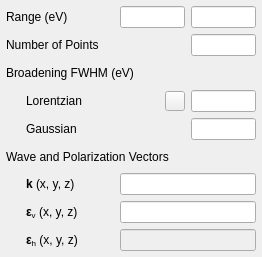
<?xml version="1.0" encoding="UTF-8"?>
<ui version="4.0">
 <class>axis</class>
 <widget class="QWidget" name="axis">
  <property name="geometry">
   <rect>
    <x>0</x>
    <y>0</y>
    <width>262</width>
    <height>257</height>
   </rect>
  </property>
  <property name="windowTitle">
   <string>Axis</string>
  </property>
  <layout class="QVBoxLayout" name="verticalLayout">
   <property name="leftMargin">
    <number>6</number>
   </property>
   <property name="topMargin">
    <number>6</number>
   </property>
   <property name="rightMargin">
    <number>6</number>
   </property>
   <property name="bottomMargin">
    <number>6</number>
   </property>
   <item>
    <layout class="QGridLayout" name="topGridLayout">
     <property name="spacing">
      <number>6</number>
     </property>
     <item row="1" column="0">
      <widget class="QLabel" name="nPointsLabel">
       <property name="text">
        <string>Number of Points</string>
       </property>
      </widget>
     </item>
     <item row="0" column="1">
      <widget class="DoubleLineEdit" name="startLineEdit">
       <property name="minimumSize">
        <size>
         <width>65</width>
         <height>0</height>
        </size>
       </property>
       <property name="maximumSize">
        <size>
         <width>65</width>
         <height>16777215</height>
        </size>
       </property>
       <property name="alignment">
        <set>Qt::AlignRight|Qt::AlignTrailing|Qt::AlignVCenter</set>
       </property>
      </widget>
     </item>
     <item row="0" column="2">
      <widget class="DoubleLineEdit" name="stopLineEdit">
       <property name="minimumSize">
        <size>
         <width>65</width>
         <height>0</height>
        </size>
       </property>
       <property name="maximumSize">
        <size>
         <width>65</width>
         <height>16777215</height>
        </size>
       </property>
       <property name="alignment">
        <set>Qt::AlignRight|Qt::AlignTrailing|Qt::AlignVCenter</set>
       </property>
      </widget>
     </item>
     <item row="1" column="2">
      <widget class="IntLineEdit" name="nPointsLineEdit">
       <property name="minimumSize">
        <size>
         <width>65</width>
         <height>0</height>
        </size>
       </property>
       <property name="maximumSize">
        <size>
         <width>65</width>
         <height>16777215</height>
        </size>
       </property>
       <property name="alignment">
        <set>Qt::AlignRight|Qt::AlignTrailing|Qt::AlignVCenter</set>
       </property>
      </widget>
     </item>
     <item row="0" column="0">
      <widget class="QLabel" name="rangeLabel">
       <property name="text">
        <string>Range (eV)</string>
       </property>
      </widget>
     </item>
    </layout>
   </item>
   <item>
    <widget class="QLabel" name="broadeningLabel">
     <property name="text">
      <string>Broadening FWHM (eV)</string>
     </property>
    </widget>
   </item>
   <item>
    <layout class="QGridLayout" name="broadeningsGridLayout">
     <property name="spacing">
      <number>6</number>
     </property>
     <item row="1" column="3">
      <widget class="DoubleLineEdit" name="gaussianLineEdit">
       <property name="sizePolicy">
        <sizepolicy hsizetype="Fixed" vsizetype="Fixed">
         <horstretch>0</horstretch>
         <verstretch>0</verstretch>
        </sizepolicy>
       </property>
       <property name="maximumSize">
        <size>
         <width>65</width>
         <height>16777215</height>
        </size>
       </property>
       <property name="alignment">
        <set>Qt::AlignRight|Qt::AlignTrailing|Qt::AlignVCenter</set>
       </property>
      </widget>
     </item>
     <item row="1" column="1">
      <widget class="QLabel" name="gaussianLabel">
       <property name="text">
        <string>Gaussian</string>
       </property>
      </widget>
     </item>
     <item row="1" column="0">
      <spacer name="gaussianLeftSpacer">
       <property name="sizeType">
        <enum>QSizePolicy::Fixed</enum>
       </property>
       <property name="sizeHint" stdset="0">
        <size>
         <width>20</width>
         <height>0</height>
        </size>
       </property>
      </spacer>
     </item>
     <item row="0" column="1">
      <widget class="QLabel" name="lorentzianLabel">
       <property name="text">
        <string>Lorentzian</string>
       </property>
      </widget>
     </item>
     <item row="0" column="0">
      <spacer name="lorentzianLeftSpacer">
       <property name="sizeType">
        <enum>QSizePolicy::Fixed</enum>
       </property>
       <property name="sizeHint" stdset="0">
        <size>
         <width>20</width>
         <height>0</height>
        </size>
       </property>
      </spacer>
     </item>
     <item row="0" column="2">
      <widget class="QToolButton" name="lorentzianToolButton">
       <property name="maximumSize">
        <size>
         <width>20</width>
         <height>20</height>
        </size>
       </property>
       <property name="toolTip">
        <string>Lorentzian settings</string>
       </property>
      </widget>
     </item>
     <item row="0" column="3">
      <widget class="DoubleLineEdit" name="lorentzianLineEdit">
       <property name="maximumSize">
        <size>
         <width>65</width>
         <height>16777215</height>
        </size>
       </property>
       <property name="alignment">
        <set>Qt::AlignRight|Qt::AlignTrailing|Qt::AlignVCenter</set>
       </property>
      </widget>
     </item>
    </layout>
   </item>
   <item>
    <widget class="QLabel" name="vectorsLabel">
     <property name="text">
      <string>Wave and Polarization Vectors</string>
     </property>
    </widget>
   </item>
   <item>
    <layout class="QGridLayout" name="vectorsGridLayout">
     <property name="spacing">
      <number>6</number>
     </property>
     <item row="1" column="1">
      <widget class="QLabel" name="e1Label">
       <property name="text">
        <string>&lt;html&gt;&lt;head/&gt;&lt;body&gt;&lt;p&gt;&lt;span style=&quot; font-weight:600;&quot;&gt;ε&lt;/span&gt;&lt;span style=&quot; vertical-align:sub;&quot;&gt;v&lt;/span&gt; (x, y, z)&lt;/p&gt;&lt;/body&gt;&lt;/html&gt;</string>
       </property>
      </widget>
     </item>
     <item row="0" column="1">
      <widget class="QLabel" name="kLabel">
       <property name="text">
        <string>&lt;html&gt;&lt;head/&gt;&lt;body&gt;&lt;p&gt;&lt;span style=&quot; font-weight:600;&quot;&gt;k&lt;/span&gt; (x, y, z)&lt;/p&gt;&lt;/body&gt;&lt;/html&gt;</string>
       </property>
      </widget>
     </item>
     <item row="1" column="2">
      <widget class="Vector3DLineEdit" name="e1LineEdit">
       <property name="enabled">
        <bool>true</bool>
       </property>
       <property name="maximumSize">
        <size>
         <width>136</width>
         <height>16777215</height>
        </size>
       </property>
       <property name="alignment">
        <set>Qt::AlignRight|Qt::AlignTrailing|Qt::AlignVCenter</set>
       </property>
      </widget>
     </item>
     <item row="1" column="0">
      <spacer name="e1LeftSpacer">
       <property name="sizeType">
        <enum>QSizePolicy::Fixed</enum>
       </property>
       <property name="sizeHint" stdset="0">
        <size>
         <width>20</width>
         <height>0</height>
        </size>
       </property>
      </spacer>
     </item>
     <item row="0" column="0">
      <spacer name="kLeftSpacer">
       <property name="sizeType">
        <enum>QSizePolicy::Fixed</enum>
       </property>
       <property name="sizeHint" stdset="0">
        <size>
         <width>20</width>
         <height>0</height>
        </size>
       </property>
      </spacer>
     </item>
     <item row="0" column="2">
      <widget class="Vector3DLineEdit" name="kLineEdit">
       <property name="maximumSize">
        <size>
         <width>136</width>
         <height>16777215</height>
        </size>
       </property>
       <property name="text">
        <string/>
       </property>
       <property name="alignment">
        <set>Qt::AlignRight|Qt::AlignTrailing|Qt::AlignVCenter</set>
       </property>
      </widget>
     </item>
     <item row="2" column="0">
      <spacer name="e2LeftSpacer">
       <property name="sizeType">
        <enum>QSizePolicy::Fixed</enum>
       </property>
       <property name="sizeHint" stdset="0">
        <size>
         <width>20</width>
         <height>0</height>
        </size>
       </property>
      </spacer>
     </item>
     <item row="2" column="1">
      <widget class="QLabel" name="e2Label">
       <property name="text">
        <string>&lt;html&gt;&lt;head/&gt;&lt;body&gt;&lt;p&gt;&lt;span style=&quot; font-weight:600;&quot;&gt;ε&lt;/span&gt;&lt;span style=&quot; vertical-align:sub;&quot;&gt;h&lt;/span&gt; (x, y, z)&lt;/p&gt;&lt;/body&gt;&lt;/html&gt;</string>
       </property>
      </widget>
     </item>
     <item row="2" column="2">
      <widget class="Vector3DLineEdit" name="e2LineEdit">
       <property name="enabled">
        <bool>false</bool>
       </property>
       <property name="maximumSize">
        <size>
         <width>136</width>
         <height>16777215</height>
        </size>
       </property>
       <property name="alignment">
        <set>Qt::AlignRight|Qt::AlignTrailing|Qt::AlignVCenter</set>
       </property>
      </widget>
     </item>
    </layout>
   </item>
  </layout>
 </widget>
 <customwidgets>
  <customwidget>
   <class>DoubleLineEdit</class>
   <extends>QLineEdit</extends>
   <header>crispy.widgets</header>
  </customwidget>
  <customwidget>
   <class>IntLineEdit</class>
   <extends>QLineEdit</extends>
   <header>crispy.widgets</header>
  </customwidget>
  <customwidget>
   <class>Vector3DLineEdit</class>
   <extends>QLineEdit</extends>
   <header>crispy.widgets</header>
  </customwidget>
 </customwidgets>
 <resources/>
 <connections/>
</ui>
